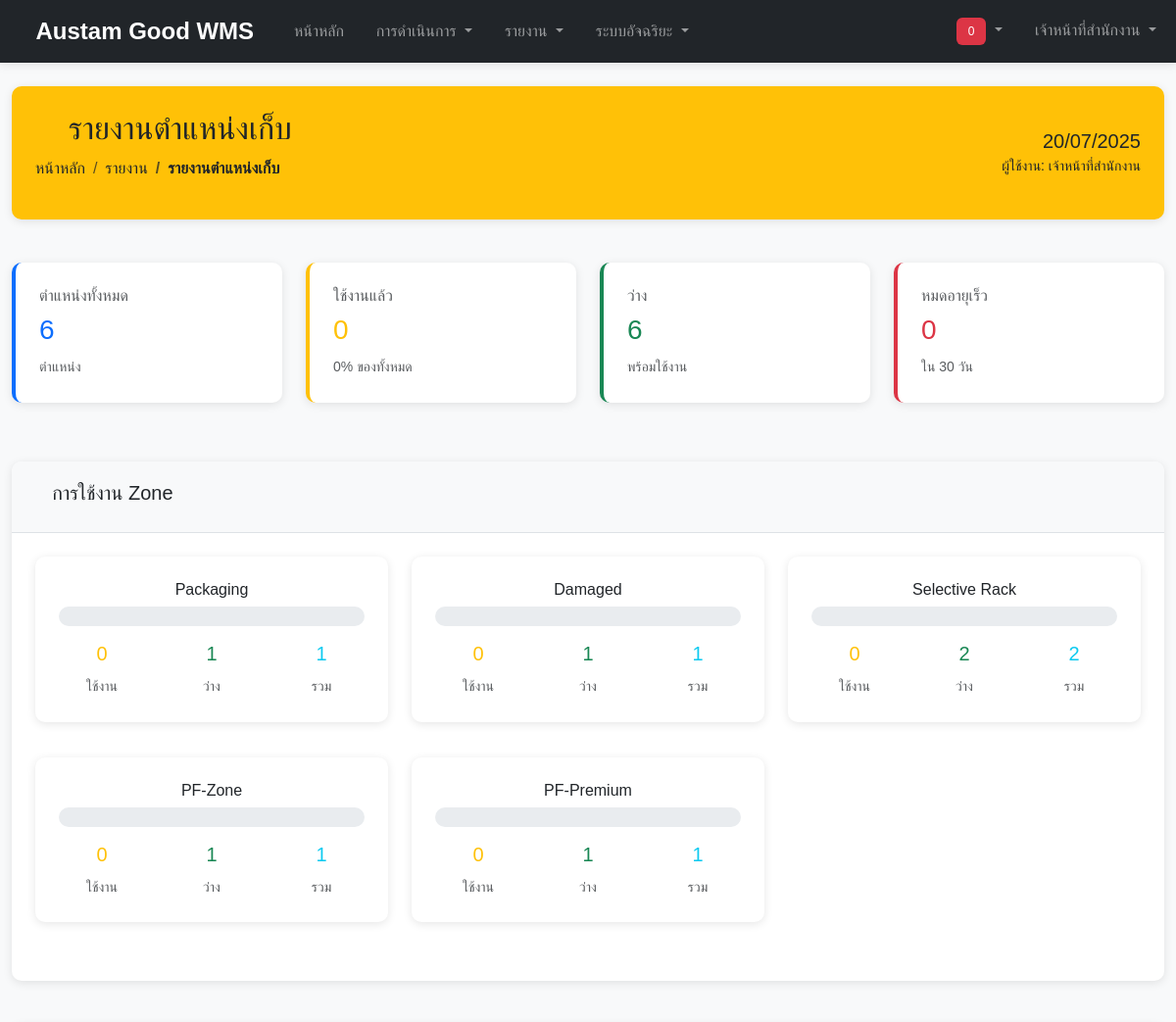
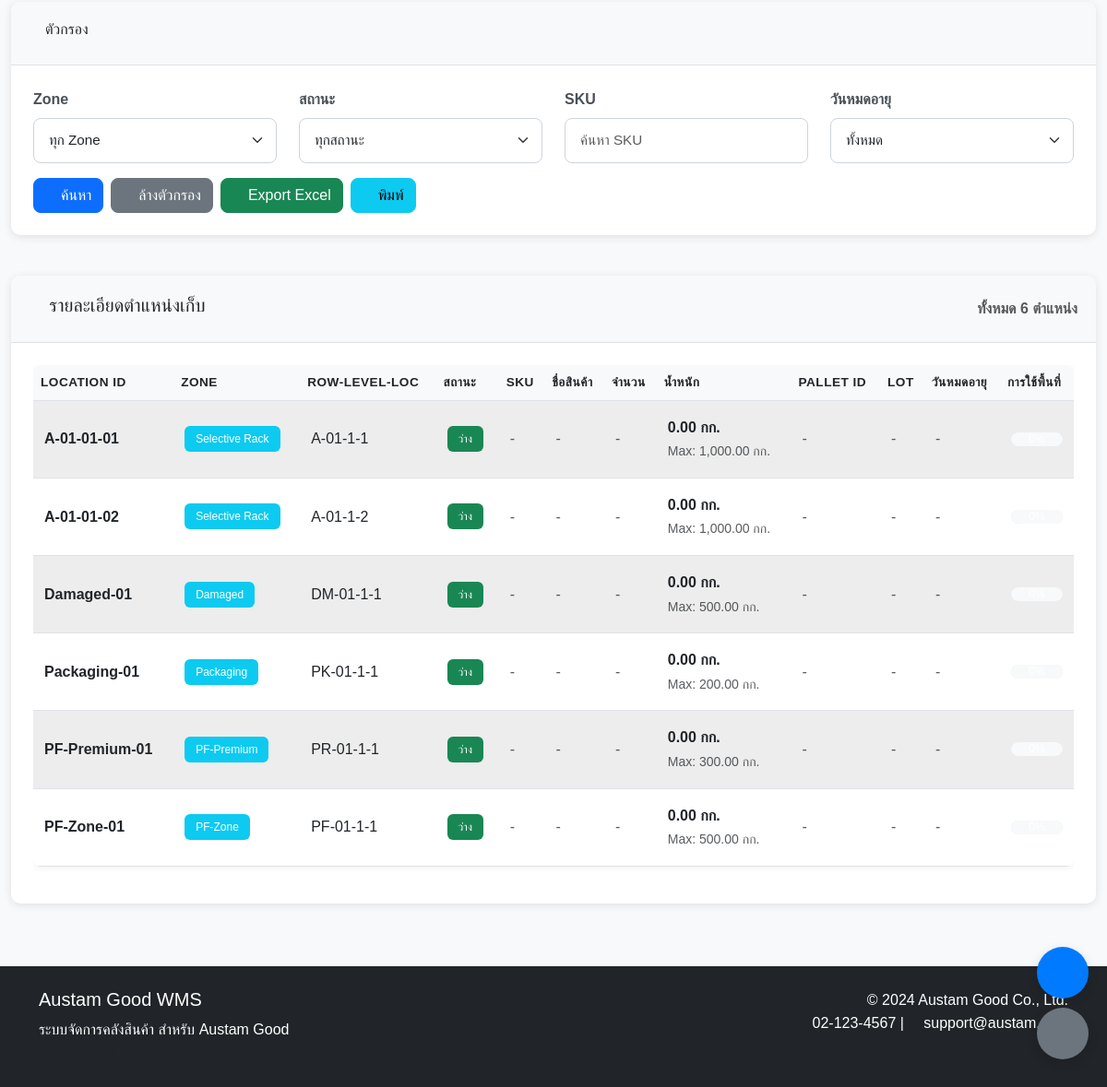
The app's page /modules/reports/locations.php (signed in) with its own data (2 pictures, top to bottom).
### tables this page shows
CREATE TABLE `manage_user` (
  `id` int(11) NOT NULL AUTO_INCREMENT,
  `user_id` varchar(50) NOT NULL,
  `รหัสผู้ใช้` varchar(50) DEFAULT NULL,
  `ชื่อ_สกุล` varchar(255) NOT NULL,
  `ตำแหน่ง` varchar(100) DEFAULT NULL,
  `email` varchar(255) DEFAULT NULL,
  `role` enum('admin','office','worker') DEFAULT 'worker',
  `password` varchar(255) NOT NULL,
  `active` tinyint(1) DEFAULT 1,
  `created_at` timestamp NOT NULL DEFAULT current_timestamp(),
  `updated_at` timestamp NOT NULL DEFAULT current_timestamp() ON UPDATE current_timestamp(),
  PRIMARY KEY (`id`),
  UNIQUE KEY `user_id` (`user_id`)
);

CREATE TABLE `msaster_location_by_stock` (
  `id` int(11) NOT NULL AUTO_INCREMENT,
  `location_id` varchar(50) NOT NULL,
  `zone` varchar(100) DEFAULT 'Selective Rack',
  `row_name` varchar(50) DEFAULT NULL,
  `level_num` int(11) DEFAULT NULL,
  `loc_num` int(11) DEFAULT NULL,
  `max_weight` decimal(10,2) DEFAULT 1000.00,
  `max_pallet` int(11) DEFAULT 1,
  `max_height` int(11) DEFAULT 1800,
  `status` enum('ว่าง','เก็บสินค้า','ซ่อมแซม') DEFAULT 'ว่าง',
  `pallet_id` varchar(50) DEFAULT NULL,
  `last_updated` decimal(20,10) DEFAULT NULL,
  `sku` varchar(50) DEFAULT NULL,
  `product_name` text DEFAULT NULL,
  `แพ็ค` int(11) DEFAULT 0,
  `ชิ้น` int(11) DEFAULT 0,
  `น้ำหนัก` decimal(10,2) DEFAULT 0.00,
  `lot` varchar(50) DEFAULT NULL,
  `received_date` decimal(20,0) DEFAULT NULL,
  `expiration_date` decimal(20,0) DEFAULT NULL,
  `barcode` varchar(50) DEFAULT NULL,
  `name_edit` varchar(255) DEFAULT NULL,
  `สีพาเลท` varchar(50) DEFAULT NULL,
  `หมายเหตุ` text DEFAULT NULL,
  `coordinate_x` int(11) DEFAULT 0,
  `coordinate_y` int(11) DEFAULT 0,
  `coordinate_z` int(11) DEFAULT 0,
  `ราคาต้นทุน` decimal(10,2) DEFAULT 0,
  `created_at` timestamp NOT NULL DEFAULT current_timestamp(),
  `updated_at` timestamp NOT NULL DEFAULT current_timestamp() ON UPDATE current_timestamp(),
  PRIMARY KEY (`id`),
  UNIQUE KEY `location_id` (`location_id`),
  KEY `idx_sku` (`sku`),
  KEY `idx_zone` (`zone`),
  KEY `idx_status` (`status`)
);

### modules/reports/locations.php (the view, shortened to what the rows shown need)
<?php
require_once '../../config/app_config.php';
require_once '../../classes/User.php';
require_once '../../classes/Location.php';
$db = getDBConnection();
$user = new User($db);
$location = new Location($db);
$current_user = $user->getCurrentUser();
$locations = $location->getAllLocations();
?>
<?php include '../../includes/header.php'; ?>
<div class="container-fluid mt-4">
    <div class="row mb-4">
        <div class="col-12">
            <div class="card bg-warning text-dark">
                <div class="card-body">
                    <div class="d-flex justify-content-between align-items-center">
                        <div>
                            <h2><i class="fas fa-map-marked-alt"></i> รายงานตำแหน่งเก็บ</h2>
                        </div>
                        <div class="text-end">
                            <div class="h5 mb-0"><?php echo formatDate(date('Y-m-d H:i:s')); ?></div>
                            <small>ผู้ใช้งาน: <?php echo htmlspecialchars($current_user['ชื่อ_สกุล']); ?></small>
                        </div>
                    </div>
                </div>
            </div>
        </div>
    </div>
    <div class="row">
        <div class="col-12">
            <div class="card">
                <div class="card-body">
                    <div class="table-responsive">
                        <table class="table table-striped table-hover" id="locationsTable">
                            <thead>
                                <tr>
                                    <th>Location ID</th>
                                    <th>Zone</th>
                                    <th>Row-Level-Loc</th>
                                    <th>สถานะ</th>
                                    <th>SKU</th>
                                    <th>ชื่อสินค้า</th>
                                    <th>จำนวน</th>
                                    <th>น้ำหนัก</th>
                                    <th>Pallet ID</th>
                                    <th>LOT</th>
                                    <th>วันหมดอายุ</th>
                                    <th>การใช้พื้นที่</th>
                                </tr>
                            </thead>
                            <tbody>
                                <?php foreach($locations as $loc): ?>
                                <?php
                                $weight_utilization = $loc['max_weight'] > 0 ? round(($loc['น้ำหนัก'] / $loc['max_weight']) * 100, 1) : 0;
                                ?>
                                <tr>
                                    <td><strong><?php echo htmlspecialchars($loc['location_id']); ?></strong></td>
                                    <td>
                                        <span class="badge bg-info"><?php echo htmlspecialchars($loc['zone']); ?></span>
                                    </td>
                                    <td>
                                        <?php echo htmlspecialchars($loc['row_name']); ?>-<?php echo $loc['level_num']; ?>-<?php echo $loc['loc_num']; ?>
                                    </td>
                                    <td>
                                        <?php
                                        $status_colors = [
                                            'ว่าง' => 'success',
                                            'เก็บสินค้า' => 'warning',
                                            'ระงับ' => 'danger'
                                        ];
                                        ?>
                                        <span class="badge bg-<?php echo $status_colors[$loc['status']] ?? 'secondary'; ?>">
                                            <?php echo $loc['status']; ?>
                                        </span>
                                    </td>
                                    <td>
                                        <?php if($loc['sku']): ?>
                                        <strong><?php echo htmlspecialchars($loc['sku']); ?></strong>
                                        <?php else: ?>
                                        <span class="text-muted">-</span>
                                        <?php endif; ?>
                                    </td>
                                    <td>
                                        <?php if($loc['product_name']): ?>
                                        <?php echo htmlspecialchars($loc['product_name']); ?>
                                        <?php else: ?>
                                        <span class="text-muted">-</span>
                                        <?php endif; ?>
                                    </td>
                                    <td>
                                        <?php if($loc['ชิ้น']): ?>
                                        <strong><?php echo formatNumber($loc['ชิ้น']); ?></strong> ชิ้น
                                        <?php else: ?>
                                        <span class="text-muted">-</span>
                                        <?php endif; ?>
                                    </td>
                                    <td>
                                        <?php if($loc['น้ำหนัก']): ?>
                                        <strong><?php echo formatWeight($loc['น้ำหนัก']); ?></strong>
                                        <br><small class="text-muted">Max: <?php echo formatWeight($loc['max_weight']); ?></small>
                                        <?php else: ?>
                                        <span class="text-muted">-</span>
                                        <br><small class="text-muted">Max: <?php echo formatWeight($loc['max_weight']); ?></small>
                                        <?php endif; ?>
                                    </td>
                                    <td>
                                        <?php if($loc['pallet_id']): ?>
                                        <span class="badge bg-primary"><?php echo htmlspecialchars($loc['pallet_id']); ?></span>
                                        <?php else: ?>
                                        <span class="text-muted">-</span>
                                        <?php endif; ?>
                                    </td>
                                    <td>
                                        <?php if($loc['lot']): ?>
                                        <?php echo htmlspecialchars($loc['lot']); ?>
                                        <?php else: ?>
                                        <span class="text-muted">-</span>
                                        <?php endif; ?>
                                    </td>
                                    <td>
                                        <?php if($loc['expiration_date'] && $loc['expiration_date'] > 0): ?>
                                        <?php
                                        $expiry_date = date('Y-m-d', $loc['expiration_date']);
                                        $days_to_expiry = ceil(($loc['expiration_date'] - time()) / (24*60*60));
                                        $expiry_class = '';
                                        if($days_to_expiry < 0) {
                                            $expiry_class = 'text-danger';
                                        } elseif($days_to_expiry <= 7) {
                                            $expiry_class = 'text-danger';
                                        } elseif($days_to_expiry <= 30) {
                                            $expiry_class = 'text-warning';
                                        } else {
                                            $expiry_class = 'text-success';
                                        }
                                        ?>
                                        <span class="<?php echo $expiry_class; ?>">
                                            <?php echo $expiry_date; ?>
                                        </span>
                                        <br><small class="<?php echo $expiry_class; ?>">
                                            <?php if($days_to_expiry < 0): ?>
                                            หมดอายุแล้ว <?php echo abs($days_to_expiry); ?> วัน
                                            <?php else: ?>
                                            อีก <?php echo $days_to_expiry; ?> วัน
                                            <?php endif; ?>
                                        </small>
                                        <?php else: ?>
                                        <span class="text-muted">-</span>
                                        <?php endif; ?>
                                    </td>
                                    <td>
                                        <?php if($weight_utilization > 0): ?>
                                        <div class="progress" style="height: 15px;">
                                            <div class="progress-bar <?php echo $weight_utilization > 90 ? 'bg-danger' : ($weight_utilization > 70 ? 'bg-warning' : 'bg-success'); ?>"
                                                 style="width: <?php echo $weight_utilization; ?>%">
                                                <?php echo $weight_utilization; ?>%
                                            </div>
                                        </div>
                                        <?php else: ?>
                                        <div class="progress" style="height: 15px;">
                                            <div class="progress-bar bg-light" style="width: 100%">0%</div>
                                        </div>
                                        <?php endif; ?>
                                    </td>
                                </tr>
                                <?php endforeach; ?>
                            </tbody>
                        </table>
                    </div>
                </div>
            </div>
        </div>
    </div>
</div>
<?php include '../../includes/footer.php'; ?>

### records on screen
manage_user: value "เจ้าหน้าที่สำนักงาน"
msaster_location_by_stock: location "A-01-01-01", zone "Selective Rack", row_name "A-01", level_num "1", loc_num "1", status "ว่าง", formatWeight "0.00 กก.", max_weight "1,000.00 กก."
msaster_location_by_stock: location "A-01-01-02", zone "Selective Rack", row_name "A-01", level_num "1", loc_num "2", status "ว่าง", formatWeight "0.00 กก.", max_weight "1,000.00 กก."
msaster_location_by_stock: location "Damaged-01", zone "Damaged", row_name "DM-01", level_num "1", loc_num "1", status "ว่าง", formatWeight "0.00 กก.", max_weight "500.00 กก."
msaster_location_by_stock: location "Packaging-01", zone "Packaging", row_name "PK-01", level_num "1", loc_num "1", status "ว่าง", formatWeight "0.00 กก.", max_weight "200.00 กก."
msaster_location_by_stock: location "PF-Premium-01", zone "PF-Premium", row_name "PR-01", level_num "1", loc_num "1", status "ว่าง", formatWeight "0.00 กก.", max_weight "300.00 กก."
msaster_location_by_stock: location "PF-Zone-01", zone "PF-Zone", row_name "PF-01", level_num "1", loc_num "1", status "ว่าง", formatWeight "0.00 กก.", max_weight "500.00 กก."

### other values on screen
APP_NAME "Austam Good WMS"
$_SESSION['user_name'] "เจ้าหน้าที่สำนักงาน"
formatNumber($total_locations) "6"
formatNumber($occupied_locations) "0"
$utilization_percent "0"
formatNumber($available_locations) "6"
formatNumber(count($expiring_items)) "0"
$util['zone'] "Packaging"
$util['occupied'] "0"
$util['available'] "1"
$util['total_locations'] "1"
$util['zone'] "Damaged"
$util['zone'] "Selective Rack"
$util['available'] "2"
$util['total_locations'] "2"
